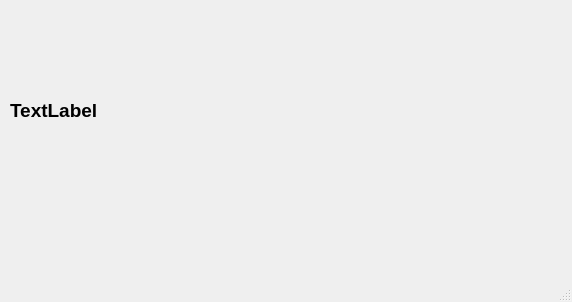
<?xml version="1.0" encoding="UTF-8"?>
<ui version="4.0">
 <class>server</class>
 <widget class="QMainWindow" name="server">
  <property name="geometry">
   <rect>
    <x>0</x>
    <y>0</y>
    <width>572</width>
    <height>302</height>
   </rect>
  </property>
  <property name="windowTitle">
   <string>server</string>
  </property>
  <widget class="QWidget" name="centralwidget">
   <widget class="QLabel" name="lbl">
    <property name="geometry">
     <rect>
      <x>10</x>
      <y>0</y>
      <width>541</width>
      <height>221</height>
     </rect>
    </property>
    <property name="font">
     <font>
      <pointsize>14</pointsize>
      <weight>75</weight>
      <bold>true</bold>
     </font>
    </property>
    <property name="text">
     <string>TextLabel</string>
    </property>
   </widget>
  </widget>
  <widget class="QMenuBar" name="menubar">
   <property name="geometry">
    <rect>
     <x>0</x>
     <y>0</y>
     <width>572</width>
     <height>25</height>
    </rect>
   </property>
  </widget>
  <widget class="QStatusBar" name="statusbar"/>
 </widget>
 <resources/>
 <connections/>
</ui>
